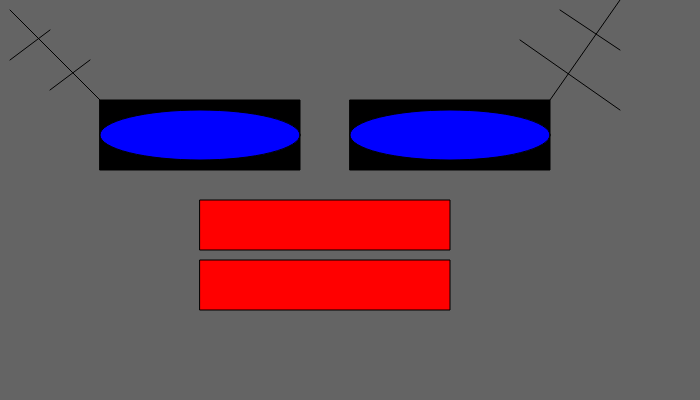
Frame 1 (no input)
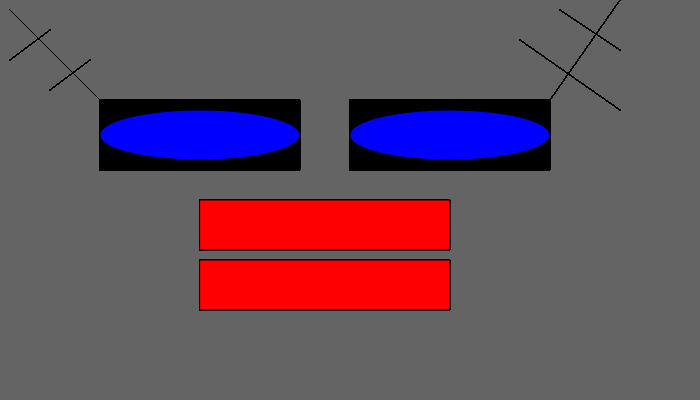
Frame 60 (no input)
Frame 120 (the mouse pressed at the canvas centre since frame 60): identical to frame 60, image omitted

The p5.js sketch that drew these frames (run headless with seeded random() and noise() and a simulated clock; from frame 60 on, the mouse is pressed at the canvas centre):

// p5.js sketch
// ── sketch.js
function setup(){
    createCanvas(700,400);
    background(100,100,100);
}

function draw(){
    fill(0,0,0);
   rect(100,100,200,70);
   line(10, 10, 100, 100);
   rect(350,100,200,70);
   
   line(550, 100, 900, -400);
   
   fill(0,0,255)
   ellipse(200,135,200,50);
   fill(0,0,255)
   ellipse(450,135,200,50);
   fill(255,0,0)
   
   
   rect(200,200,250,50);
  
  
  rect(200,260,250,50);

    line(50,90,90,60);
    fill(234,247,0);
  
  line(50,30,10,60);
  
  
  
  line(520,40,620,110);
  
  line(560,10,620,50);

    
        //line(x1, y1, x2, y2);
}
